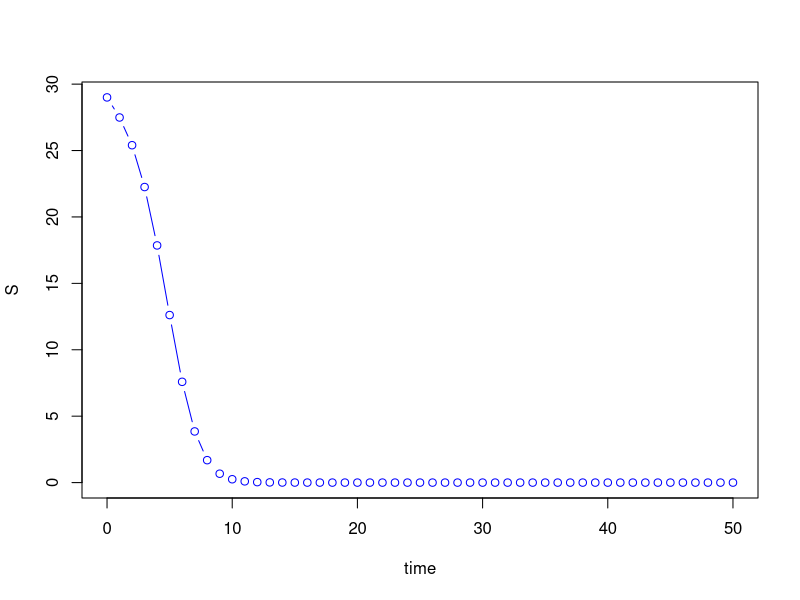

Write R code to recreate this figure.
install.packages("deSolve")
library(deSolve) # using the "ode" function


###### SEIR model without vaccination #######################################
# susceptible-beta - > exposed - latent period -> infection -infectious period-> recovered
seir_model = function (current_timepoint, state_values, parameters)
{
  # create state variables (local variables)
  S = state_values [1]        # susceptibles
  E = state_values [2]        # exposed
  I = state_values [3]        # infectious
  R = state_values [4]        # recovered
  
  with ( 
    as.list (parameters),     # variable names within parameters can be used 
    {
      # compute derivatives
      dS = (-beta * S * I)/N
      dE = (beta * S * I)/N - (delta * E)
      dI = (delta * E) - (gamma * I)
      dR = (gamma * I)
      
      # combine results
      results = c (dS, dE, dI, dR)
      list (results)
    }
  )
}

#Parameters

contact_rate = 10                     # number of contacts per day
transmission_probability = 0.07       # transmission probability
infectious_period = 14                 # infectious period
latent_period = 2                     # latent period

#Compute values of beta (tranmission rate) and gamma (recovery rate).

beta_value = 1.5 #contact_rate * transmission_probability
gamma_value = 1 / infectious_period
delta_value = 1 / latent_period

#Compute Ro - Reproductive number.

Ro = beta_value / gamma_value

#Disease dynamics parameters.

parameter_list = c (beta = beta_value, gamma = gamma_value, delta = delta_value)

#Initial values for sub-populations.

W = 29       # susceptible hosts
X = 0           # exposed hosts
Y = 1           # infectious hosts
Z = 0           # recovered hosts

#Compute total population.

N = W + X + Y + Z

#Initial state values for the differential equations.

initial_values = c (S = W, E = X, I = Y, R = Z)

#Output timepoints.

timepoints = seq (0, 50, by=1)

#Simulate the SEIR epidemic.

output = data.frame(ode(initial_values, timepoints, seir_model, parameter_list))
output[1,2]

#Plot dynamics of Susceptibles sub-population.

plot (S ~ time, data = output, type='b', col = 'blue')       


######################################################################
######### SEIR model with vaccination ################################
linkmodel<-function (dat){
  
  for(i in seq(t)){ # loop for each time increment
    
    is.inf <- which(sapply(dat, function(x) x$pop_inf) >0) #infection farm 
    ID.inf <-sapply(farm[c(is.inf)], function(x) x$ID )
    is.sus <- which(sapply(dat, function(x) x$pop_sus == x$pop)) #susceptible farm 
    ID.sus <-sapply(farm[c(is.sus)], function(x) x$ID )
    
    for(k in is.inf){ #loop for each infection individual
      N = dat[[k]]$pop
      timepoints = seq (0, i, by=1)
      initial_values = c (S = dat[[k]]$pop_sus, E = dat[[k]]$pop_exposed, I = dat[[k]]$pop_inf, R = dat[[k]]$pop_recover)
      within<-data.frame (ode(initial_values, timepoints, seir_model, parameter_list))
      dat[[k]]$pop_sus = within [i,2]
      dat[[k]]$pop_exposed = within [i,3]
      dat[[k]]$pop_inf = within [i,4]
      dat[[k]]$pop_recover = within [i,5]
      } 
    
    for(j in is.sus){ #loop for each susceptible individual
      kernel<-sum(kernelmatrixlong$value[kernelmatrixlong$sus %in% c(is.sus[j]) & kernelmatrixlong$inf %in% c(is.inf) ])
      probinf <-rbinom(n=1, size =1, prob = 1-exp(-kernel))  # calculate pob of infection for each sus ceptible individual
      dat[[j]]$pop <-ifelse(probinf ==1, "exposed",dat[[j]]$status)} # if infection from binomial distribution farm change status
    
    
  }
  
  
  
}
